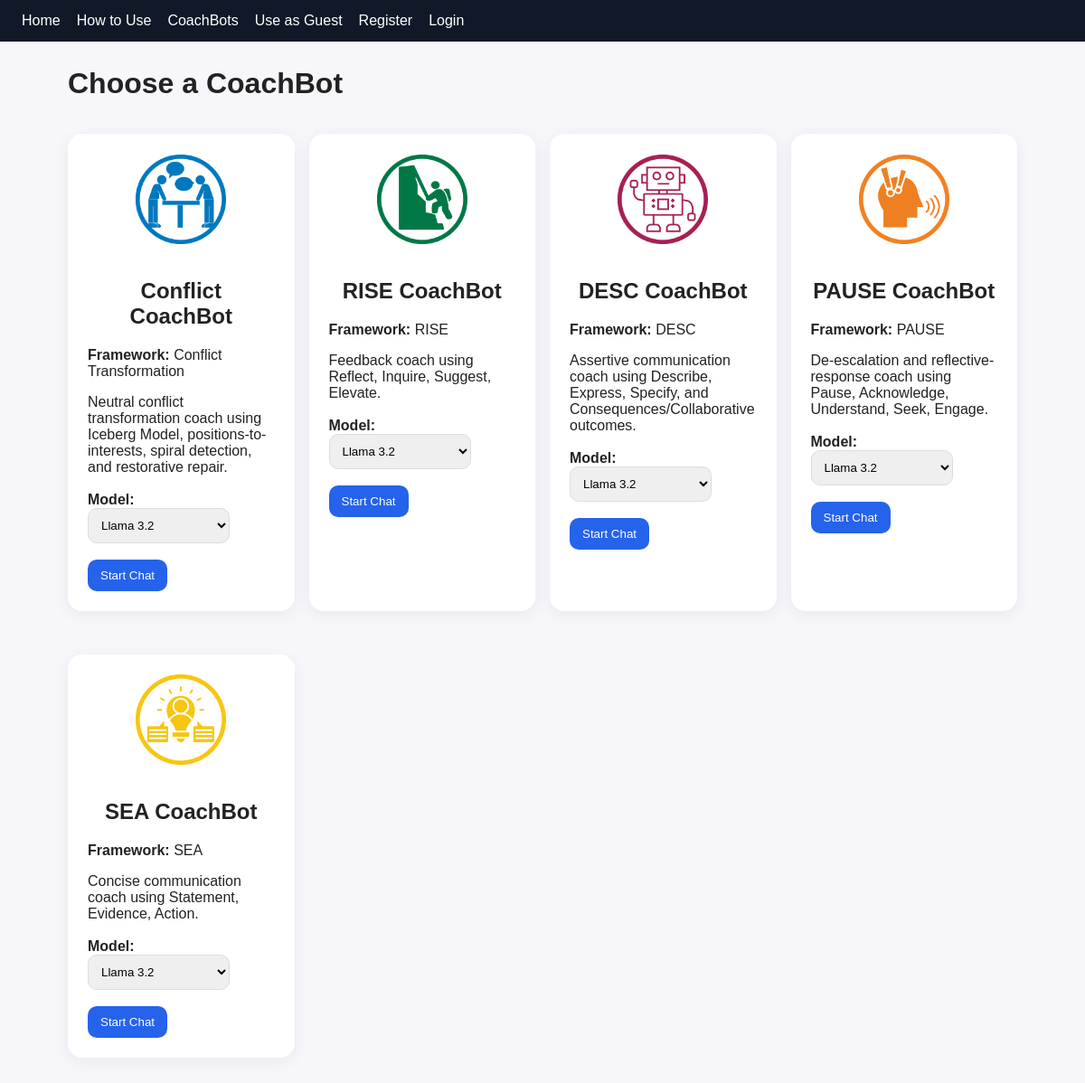
The app's page /bots/, older data.
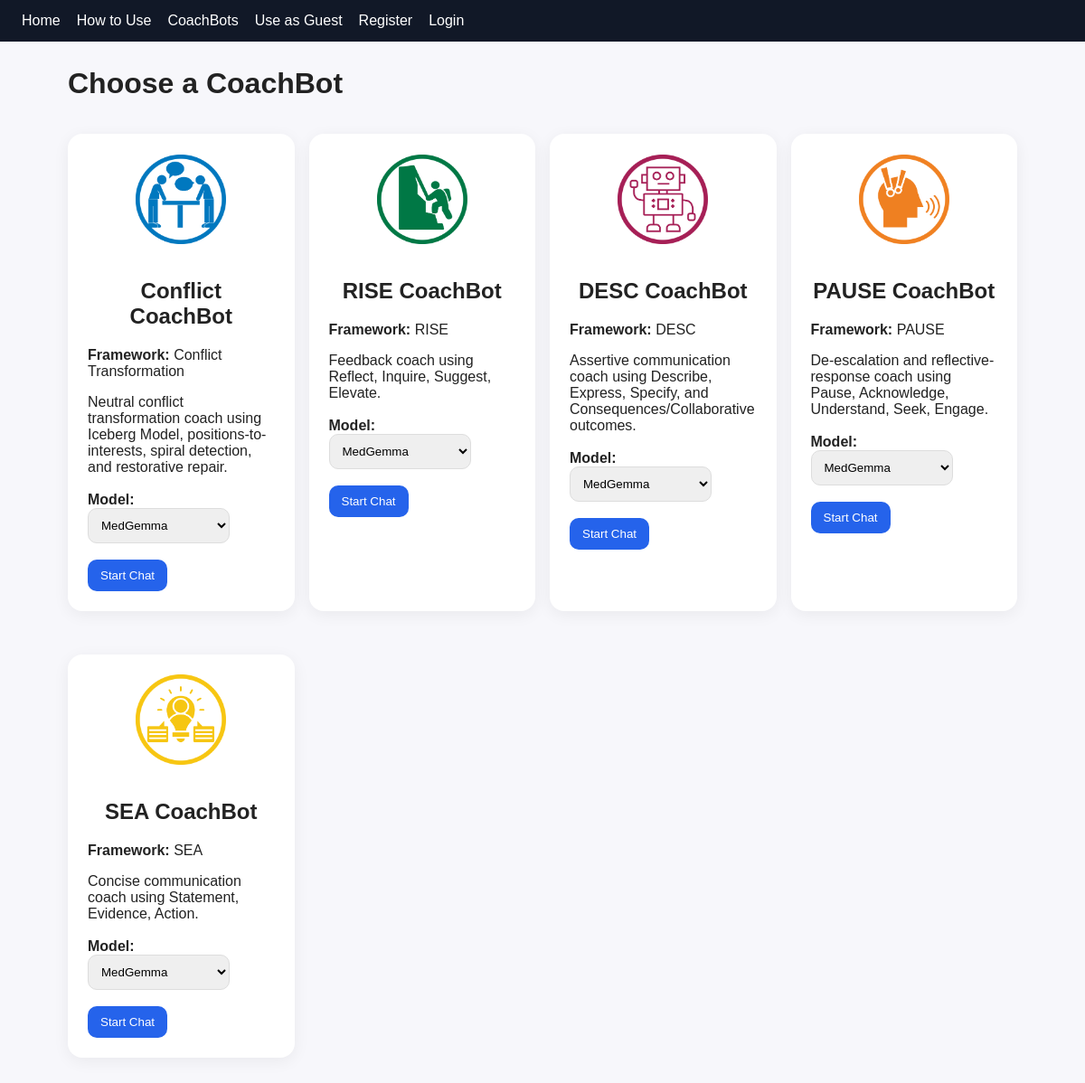
The same page, newer data.
### bots/models.py (models this page shows, shortened)
class Chatbot(models.Model):
    name = models.CharField(max_length=120, unique=True)
    framework = models.CharField(max_length=80)
    description = models.TextField()
    system_prompt = models.TextField()
    is_active = models.BooleanField(default=True)

### bots/views.py (the view)
# urls.py: urlpatterns = [path('', views.bot_list, name='bot_list')]
def bot_list(request):
    bots = Chatbot.objects.filter(is_active=True)
    models = OllamaModel.objects.filter(is_active=True)
    return render(request, "bots/list.html", {
        "bots": bots,
        "models": models,
    })

### templates/bots/list.html (shortened to what this page needs)
{% extends "base.html" %}
{% load static %}
{% block content %}
<h1>Choose a CoachBot</h1>
<div class="grid">
  {% for bot in bots %}
    <div class="card bot-choice-card">
      {% if "Conflict" in bot.name %}
        <img src="{% static 'img/conflict-coachbot-logo.png' %}" class="bot-list-logo" alt="Conflict CoachBot Logo">
      {% elif "RISE" in bot.name %}
        <img src="{% static 'img/RISE.png' %}" class="bot-list-logo" alt="RISE CoachBot Logo">
      {% elif "DESC" in bot.name %}
        <img src="{% static 'img/DESC.png' %}" class="bot-list-logo" alt="DESC CoachBot Logo">
      {% elif "PAUSE" in bot.name %}
        <img src="{% static 'img/PAUSE.png' %}" class="bot-list-logo" alt="PAUSE CoachBot Logo">
      {% elif "SEA" in bot.name %}
        <img src="{% static 'img/SEA.png' %}" class="bot-list-logo" alt="SEA CoachBot Logo">
      {% endif %}
      <h2>{{ bot.name }}</h2>
      <p><strong>Framework:</strong> {{ bot.framework }}</p>
      <p>{{ bot.description }}</p>
      <form method="get" action="/chat/start/">
        <label><strong>Model:</strong></label>
        <select name="model_id">
          {% for model in models %}
            {% if model.is_active %}
              <option value="{{ model.id }}">{{ model.display_name }}</option>
            {% endif %}
          {% endfor %}
        </select>
        <br><br>
        <button type="submit">Start Chat</button>
      </form>
    </div>
  {% endfor %}
</div>
{% endblock %}

### templates/base.html (shortened to what this page needs)
<!doctype html>
<html lang="en">
<head>
</head>
<body>
  <nav>
    <a href="/">Home</a>
    <a href="/how-to-use/">How to Use</a>
    <a href="/bots/">CoachBots</a>
    {% if user.is_authenticated %}
      <span>Signed in as {{ user.username }}</span>
      <form method="post" action="{% url 'logout' %}" class="logout-form">
        {% csrf_token %}
        <button type="submit" class="logout-button">Logout</button>
      </form>
    {% else %}
      {% if request.session.guest_name %}
        <span>Guest: {{ request.session.guest_name }}</span>
        <a href="/guest-logout/">Exit Guest Session</a>
      {% else %}
        <a href="/guest-name/">Use as Guest</a>
      {% endif %}
      <a href="/register/">Register</a>
      <a href="/accounts/login/">Login</a>
    {% endif %}
  </nav>
  <div class="container">
    {% block content %}{% endblock %}
  </div>
</body>
</html>

### templates/base.html (style rules this page uses)
body { font-family: Arial, sans-serif; margin: 0; background: #f7f7fb; color: #222; }
nav { background: #111827; color: white; padding: 14px 24px; display: flex; align-items: center; gap: 18px; flex-wrap: wrap; }
nav a { color: white; text-decoration: none; }
.container { max-width: 1050px; margin: 28px auto; padding: 0 18px; }
.card { background: white; border-radius: 16px; padding: 22px; margin: 16px 0; box-shadow: 0 4px 18px rgba(0,0,0,.06); }
button, .btn { background: #2563eb; color: white; border: 0; border-radius: 10px; padding: 10px 14px; text-decoration: none; cursor: pointer; }
select, input, textarea { padding: 10px; border: 1px solid #ddd; border-radius: 10px; }
.grid { display: grid; grid-template-columns: repeat(auto-fit, minmax(240px, 1fr)); gap: 16px; }

### templates/bots/list.html (style rules this page uses)
.bot-choice-card { text-align: center; }
.bot-list-logo { width: 100px; height: 100px; object-fit: contain; margin-bottom: 14px; }
.bot-choice-card p { text-align: left; }
.bot-choice-card form { margin-top: 18px; text-align: left; }

Row changes from the older to the newer data that the page shows:
computed for Chatbot "Conflict CoachBot": model_id "Llama 3.2" → "MedGemma"
changed Chatbot "RISE CoachBot": model_id "Llama 3.2" → "MedGemma"
computed for Chatbot "DESC CoachBot": model_id "Llama 3.2" → "MedGemma"
computed for Chatbot "PAUSE CoachBot": model_id "Llama 3.2" → "MedGemma"
computed for Chatbot "SEA CoachBot": model_id "Llama 3.2" → "MedGemma"
